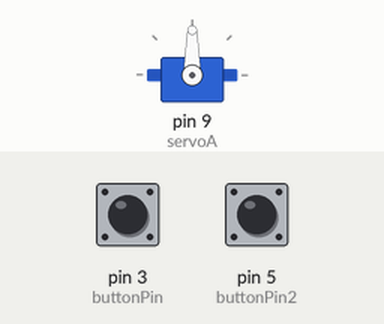
Bench run of a sketch on a simulated Arduino Uno, built with avr-gcc and run on an emulated ATmega328P. Shown: servo. Inputs (shaded band) come from the test bench; at power-on: pin 3 (buttonPin) LOW, pin 5 (buttonPin2) LOW.

Above: at 1.2 s.
1.3 s: pin 3 (buttonPin) pulled HIGH for 1 s
3.8 s: pin 5 (buttonPin2) pulled HIGH for 1 s
6.3 s: pin 3 (buttonPin) pulled HIGH for 0.15 s
At 7.3 s:
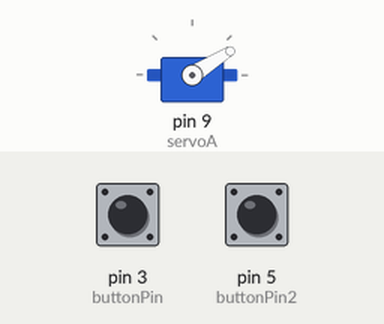
7.9 s: pin 3 (buttonPin) pulled HIGH for 3.2 s
At 10.0 s:
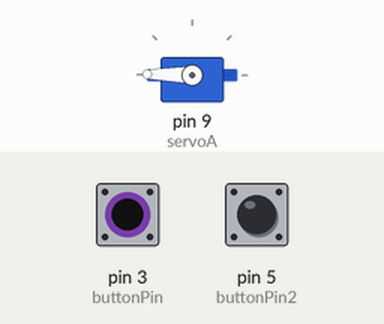
12.6 s: pin 5 (buttonPin2) pulled HIGH for 0.15 s
At 13.3 s:
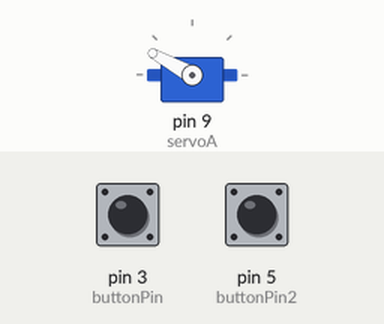
Timing chart, 0 to 15.2 s (numbered marks = the images above; inputs shaded):
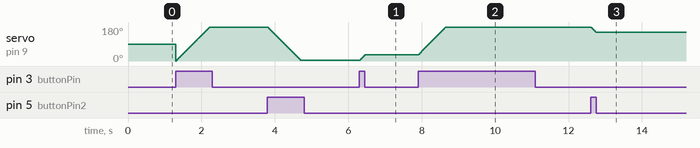

The sketch:

Servo_Motor.ino
```cpp
#include <Servo.h>

const int buttonPin = 3;
const int buttonPin2 = 5;

int buttonState = 0;
int buttonState2 = 0;

Servo servoA;

int position = 0;

void setup() {
servoA.attach(9);
pinMode(buttonPin, INPUT);
pinMode(buttonPin2,INPUT);

}

void loop() {
buttonState = digitalRead(buttonPin);
buttonState2 = digitalRead(buttonPin2);

if(buttonState == HIGH && position < 180){
servoA.write(position++);
delay(5);
}

if(buttonState2 == HIGH && position > 3){
servoA.write(position--);
delay(5);
}

}
```

Measured:
- after the input at 6.3 s, servo on pin 9 (servoA): 4° → 32° at once
- after the input at 7.9 s, servo on pin 9 (servoA): moves from 32° to 179° over 0.74 s, starting at once
- after the input at 12.6 s, servo on pin 9 (servoA): 179° → 151° at once
